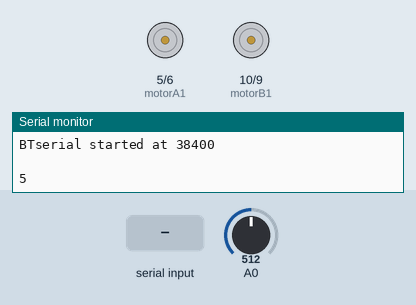
Bench run of a sketch on a simulated Arduino Uno, built with avr-gcc and run on an emulated ATmega328P. Shown: motor-driver pin pairs drawn as motors (green arrow = first pin HIGH = forward, orange = second pin HIGH = backward, longer = more drive), the last lines printed to the serial monitor. Inputs (shaded band) come from the test bench; at power-on: A0 = 512.

Above: at 1.2 s.
1.3 s: "F\n" received over Serial
At 1.6 s:
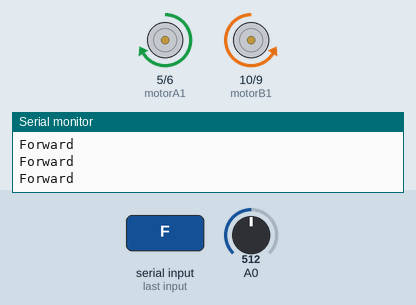
2.8 s: byte 71 ('G') received over Serial
At 3.9 s:
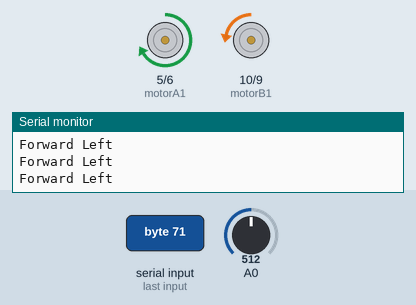
4.3 s: byte 73 ('I') received over Serial
At 4.8 s:
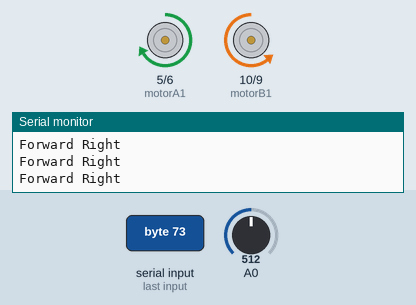
5.8 s: byte 66 ('B') received over Serial
At 6.8 s:
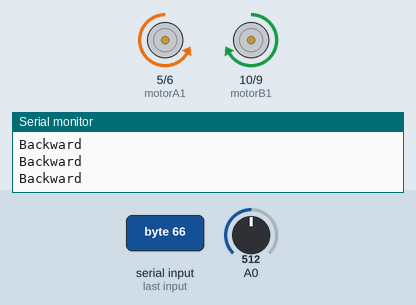
7.3 s: byte 72 ('H') received over Serial
At 8.1 s:
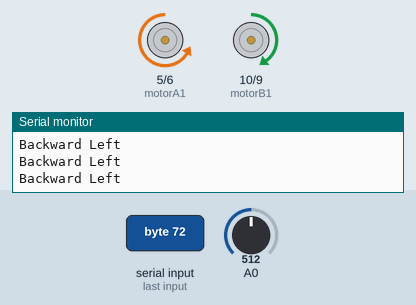
8.8 s: byte 74 ('J') received over Serial
At 9.2 s:
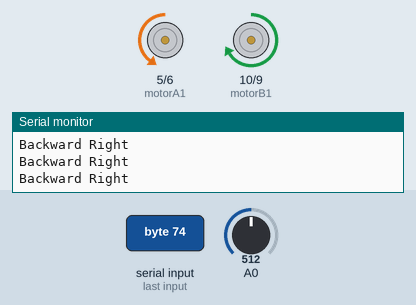
Timing chart, 0 to 11.3 s (numbered marks = the images above; inputs shaded):
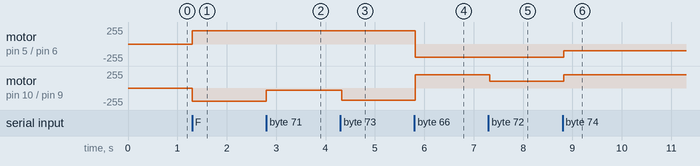

Measured:
- after the input at 1.3 s, motor on pin 5 (motorA1) / pin 6 (motorA2): stopped → forward 200/255 at once; motor on pin 10 (motorB1) / pin 9 (motorB2): stopped → backward 200/255 at once
- after the input at 2.8 s, motor on pin 10 (motorB1) / pin 9 (motorB2): backward 200/255 → backward 30/255 at once
- after the input at 4.3 s, motor on pin 10 (motorB1) / pin 9 (motorB2): backward 30/255 → backward 180/255 at once
- after the input at 5.8 s, motor on pin 5 (motorA1) / pin 6 (motorA2): forward 200/255 → backward 200/255 at once; motor on pin 10 (motorB1) / pin 9 (motorB2): backward 180/255 → forward 200/255 at once
- after the input at 7.3 s, motor on pin 10 (motorB1) / pin 9 (motorB2): forward 200/255 → forward 100/255 at once
- after the input at 8.8 s, motor on pin 5 (motorA1) / pin 6 (motorA2): backward 200/255 → backward 100/255 at once; motor on pin 10 (motorB1) / pin 9 (motorB2): forward 100/255 → forward 200/255 at once

The sketch:

RC_Car.ino
```cpp
//  Sketc: basicSerialWithNL_001
//
//  Uses hardware serial to talk to the host computer and software serial
//  for communication with the Bluetooth module
//  Intended for Bluetooth devices that require line end characters "\r\n"
//
//  Pins
//  Arduino 5V out TO BT VCC
//  Arduino GND to BT GND
//  Arduino D9 to BT RX through a voltage divider
//  Arduino D8 BT TX (no need voltage divider)
//
//  When a command is entered in the serial monitor on the computer
//  the Arduino will relay it to the bluetooth module and display the result.
//
//L293 Connection
  const int motorA1  = 5;  // Pin  2 of L293
  const int motorA2  = 6;  // Pin  7 of L293
  const int motorB1  = 10; // Pin 10 of L293
  const int motorB2  = 9;  // Pin 14 of L293
//Leds connected to Arduino UNO Pin 12
  const int lights  = 12;
//Buzzer / Speaker to Arduino UNO Pin 3
  const int buzzer = 3 ;
//Bluetooth (HC-06 JY-MCU) State pin on pin 2 of Arduino
  const int BTState = 2;
//Calculate Battery Level
  const float maxBattery = 8.0;// Change value to your max battery voltage level!
  int perVolt;                 // Percentage variable
  float voltage = 0.0;         // Read battery voltage
  int level;
// Use it to make a delay... without delay() function!
  long previousMillis = -1000*10;// -1000*10=-10sec. to read the first value. If you use 0 then you will take the first value after 10sec.
  long interval = 1000*10;       // interval at which to read battery voltage, change it if you want! (10*1000=10sec)
  unsigned long currentMillis;   //unsigned long currentMillis;
//Useful Variables
  int i=0;
  int j=0;
 // int state;
  int vSpeed=200;     // Default speed, from 0 to 255


#include <SoftwareSerial.h>
SoftwareSerial BTserial(11, 12); // RX | TX

const long baudRate = 38400;
char state=' ';
boolean NL = true;

void setup()
{
    Serial.begin(9600);
    Serial.print("Sketch:   ");   Serial.println(__FILE__);
    Serial.print("Uploaded: ");   Serial.println(__DATE__);
    Serial.println(" ");

    BTserial.begin(baudRate);
    Serial.print("BTserial started at "); Serial.println(baudRate);
    Serial.println(" ");
}

void loop()
{

    // Read from the Bluetooth module and send to the Arduino Serial Monitor
    if (BTserial.available())
    {
        state = BTserial.read();
        //Serial.write(c);
    }


  //Change speed if state is equal from 0 to 4. Values must be from 0 to 255 (PWM)
    if (state == '0'){
      vSpeed=0;Serial.println(0);}
    else if (state == '1'){
      vSpeed=100;Serial.println(100);}
    else if (state == '2'){
      vSpeed=180;Serial.println(180);}
    else if (state == '3'){
      vSpeed=200;Serial.println(200);}
    else if (state == '4'){
      vSpeed=255;Serial.println(255);}

  /***********************Forward****************************/
  //If state is equal with letter 'F', car will go forward!
    if (state == 'F') { Serial.println("Forward");
      analogWrite(motorA1, vSpeed); analogWrite(motorA2, 0);
        analogWrite(motorB1, 0);      analogWrite(motorB2,vSpeed);
    }
  /**********************Forward Left************************/
  //If state is equal with letter 'G', car will go forward left
    else if (state == 'G') { Serial.println("Forward Left");
      analogWrite(motorA1, vSpeed); analogWrite(motorA2, 0);
        analogWrite(motorB1, 0);    analogWrite(motorB2, 30);
    }
  /**********************Forward Right************************/
  //If state is equal with letter 'I', car will go forward right
    else if (state == 'I') { Serial.println("Forward Right");
      analogWrite(motorA1,  vSpeed); analogWrite(motorA2, 0);
        analogWrite(motorB1, 0);    analogWrite(motorB2, 180);
    }
  /***********************Backward****************************/
  //If state is equal with letter 'B', car will go backward
    else if (state == 'B') { Serial.println("Backward");
      analogWrite(motorA1, 0);   analogWrite(motorA2, vSpeed);
        analogWrite(motorB1, vSpeed);   analogWrite(motorB2, 0);
    }
  /**********************Backward Left************************/
  //If state is equal with letter 'H', car will go backward left
    else if (state == 'H') { Serial.println("Backward Left");
      analogWrite(motorA1, 0);   analogWrite(motorA2, vSpeed);
        analogWrite(motorB1,100); analogWrite(motorB2, 0);
    }
  /**********************Backward Right************************/
  //If state is equal with letter 'J', car will go backward right
    else if (state == 'J') { Serial.println("Backward Right");
      analogWrite(motorA1, 0);   analogWrite(motorA2, 100);
        analogWrite(motorB1, vSpeed);   analogWrite(motorB2, 0);
    }
  /***************************Left*****************************/
  //If state is equal with letter 'L', wheels will turn left
    else if (state == 'L') { Serial.println("Left");
      analogWrite(motorA1, vSpeed);   analogWrite(motorA2, 0);
        analogWrite(motorB1, vSpeed); analogWrite(motorB2, 0);
    }
  /***************************Right*****************************/
  //If state is equal with letter 'R', wheels will turn right
    else if (state == 'R') { Serial.println("Right");
      analogWrite(motorA1, 0);   analogWrite(motorA2, vSpeed);
        analogWrite(motorB1, 0);   analogWrite(motorB2, vSpeed);
    }

    /************************Stop*****************************/
  //If state is equal with letter 'S', stop the car
    else if (state == 'S'){ Serial.println("Stop");
        analogWrite(motorA1, 0);  analogWrite(motorA2, 0);
        analogWrite(motorB1, 0);  analogWrite(motorB2, 0);
    }
  /***********************Battery*****************************/
  //Read battery voltage every 10sec.
    currentMillis = millis();
    if(currentMillis - (previousMillis) > (interval)) {
       previousMillis = currentMillis;
       //Read voltage from analog pin A0 and make calibration:
       voltage = (analogRead(A0)*5.015 / 1024.0)*11.132;
       //Calculate percentage...
       perVolt = (voltage*100)/ maxBattery;
       if      (perVolt<=75)               { level=0; }
       else if (perVolt>75 && perVolt<=80) { level=1; }    //        Battery level
       else if (perVolt>80 && perVolt<=85) { level=2; }    //Min ------------------------   Max
       else if (perVolt>85 && perVolt<=90) { level=3; }    //    | 0 | 1 | 2 | 3 | 4 | 5 | >
       else if (perVolt>90 && perVolt<=95) { level=4; }    //    ------------------------
       else if (perVolt>95)                { level=5; }
       Serial.println(level);
    }


    // Read from the Serial Monitor and send to the Bluetooth module
    if (Serial.available())
    {
        state = Serial.read();
        BTserial.write(state);

        // Echo the user input to the main window. The ">" character indicates the user entered text.
        if (NL) { Serial.print(">");  NL = false; }
        Serial.write(state);
        if (state==10) { NL = true; }
    }

}
```
